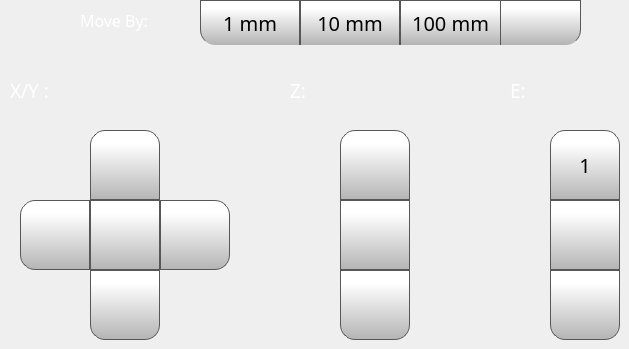
      <widget class="QWidget" name="motionTab">
       <attribute name="icon">
        <iconset>
         <normaloff>templates/img/Motion.png</normaloff>
         <normalon>templates/img/Motion_Selected.png</normalon>templates/img/Motion.png</iconset>
       </attribute>
       <attribute name="title">
        <string/>
       </attribute>
       <widget class="QPushButton" name="step1Button">
        <property name="geometry">
         <rect>
          <x>200</x>
          <y>0</y>
          <width>100</width>
          <height>45</height>
         </rect>
        </property>
        <property name="minimumSize">
         <size>
          <width>0</width>
          <height>0</height>
         </size>
        </property>
        <property name="font">
         <font>
          <family>Gotham</family>
          <pointsize>15</pointsize>
         </font>
        </property>
        <property name="styleSheet">
         <string notr="true">QPushButton {
     border: 1px solid rgb(87, 87, 87);
     border-bottom: none; /* no border for a flat push button */
border-bottom-left-radius: 15px;
	background-color: qlineargradient(spread:pad, x1:0, y1:1, x2:0, y2:0.188, stop:0 rgba(180, 180, 180, 255), stop:1 rgba(255, 255, 255, 255));
}

QPushButton:pressed {
    background-color: qlineargradient(x1: 0, y1: 0, x2: 0, y2: 1,
                                      stop: 0 #dadbde, stop: 1 #f6f7fa);
}

QPushButton:flat {
    border-bottom: none; /* no border for a flat push button */
    background-color: qlineargradient(x1: 0, y1: 0, x2: 0, y2: 1,
                                      stop: 0 #dadbde, stop: 1 #f6f7fa);
}

QPushButton:default {
    border-color: navy; /* make the default button prominent */
}

QPushButton:focus {
	outline: none;
}</string>
        </property>
        <property name="text">
         <string>1 mm</string>
        </property>
        <property name="iconSize">
         <size>
          <width>40</width>
          <height>40</height>
         </size>
        </property>
        <property name="checkable">
         <bool>false</bool>
        </property>
        <property name="autoDefault">
         <bool>false</bool>
        </property>
        <property name="default">
         <bool>false</bool>
        </property>
        <property name="flat">
         <bool>false</bool>
        </property>
       </widget>
       <widget class="QPushButton" name="step10Button">
        <property name="geometry">
         <rect>
          <x>300</x>
          <y>0</y>
          <width>100</width>
          <height>45</height>
         </rect>
        </property>
        <property name="minimumSize">
         <size>
          <width>0</width>
          <height>0</height>
         </size>
        </property>
        <property name="font">
         <font>
          <family>Gotham</family>
          <pointsize>15</pointsize>
         </font>
        </property>
        <property name="styleSheet">
         <string notr="true">QPushButton {
     border: 1px solid rgb(87, 87, 87);
     border-bottom: none; /* no border for a flat push button */

	background-color: qlineargradient(spread:pad, x1:0, y1:1, x2:0, y2:0.188, stop:0 rgba(180, 180, 180, 255), stop:1 rgba(255, 255, 255, 255));
}

QPushButton:pressed {
    background-color: qlineargradient(x1: 0, y1: 0, x2: 0, y2: 1,
                                      stop: 0 #dadbde, stop: 1 #f6f7fa);
}

QPushButton:flat {
    border-bottom: none; /* no border for a flat push button */
    background-color: qlineargradient(x1: 0, y1: 0, x2: 0, y2: 1,
                                      stop: 0 #dadbde, stop: 1 #f6f7fa);
}

QPushButton:default {
    border-color: navy; /* make the default button prominent */
}

QPushButton:focus {
	outline: none;
}</string>
        </property>
        <property name="text">
         <string>10 mm</string>
        </property>
        <property name="iconSize">
         <size>
          <width>40</width>
          <height>40</height>
         </size>
        </property>
        <property name="checkable">
         <bool>false</bool>
        </property>
        <property name="autoDefault">
         <bool>false</bool>
        </property>
        <property name="default">
         <bool>false</bool>
        </property>
        <property name="flat">
         <bool>false</bool>
        </property>
       </widget>
       <widget class="QPushButton" name="step100Button">
        <property name="geometry">
         <rect>
          <x>400</x>
          <y>0</y>
          <width>101</width>
          <height>45</height>
         </rect>
        </property>
        <property name="minimumSize">
         <size>
          <width>0</width>
          <height>0</height>
         </size>
        </property>
        <property name="font">
         <font>
          <family>Gotham</family>
          <pointsize>15</pointsize>
         </font>
        </property>
        <property name="styleSheet">
         <string notr="true">QPushButton {
     border: 1px solid rgb(87, 87, 87);
     border-bottom: none; /* no border for a flat push button */

	background-color: qlineargradient(spread:pad, x1:0, y1:1, x2:0, y2:0.188, stop:0 rgba(180, 180, 180, 255), stop:1 rgba(255, 255, 255, 255));
}

QPushButton:pressed {
    background-color: qlineargradient(x1: 0, y1: 0, x2: 0, y2: 1,
                                      stop: 0 #dadbde, stop: 1 #f6f7fa);
}

QPushButton:flat {
    border-bottom: none; /* no border for a flat push button */
    background-color: qlineargradient(x1: 0, y1: 0, x2: 0, y2: 1,
                                      stop: 0 #dadbde, stop: 1 #f6f7fa);
}

QPushButton:default {
    border-color: navy; /* make the default button prominent */
}

QPushButton:focus {
	outline: none;
}</string>
        </property>
        <property name="text">
         <string>100 mm</string>
        </property>
        <property name="iconSize">
         <size>
          <width>40</width>
          <height>40</height>
         </size>
        </property>
        <property name="checkable">
         <bool>true</bool>
        </property>
        <property name="checked">
         <bool>false</bool>
        </property>
        <property name="autoDefault">
         <bool>false</bool>
        </property>
        <property name="default">
         <bool>false</bool>
        </property>
        <property name="flat">
         <bool>false</bool>
        </property>
       </widget>
       <widget class="QPushButton" name="moveYPButton">
        <property name="geometry">
         <rect>
          <x>90</x>
          <y>130</y>
          <width>70</width>
          <height>70</height>
         </rect>
        </property>
        <property name="minimumSize">
         <size>
          <width>0</width>
          <height>0</height>
         </size>
        </property>
        <property name="font">
         <font>
          <family>Gotham</family>
          <pointsize>15</pointsize>
         </font>
        </property>
        <property name="styleSheet">
         <string notr="true">QPushButton {
     border: 1px solid rgb(87, 87, 87);

	background-color: qlineargradient(spread:pad, x1:0, y1:1, x2:0, y2:0.188, stop:0 rgba(180, 180, 180, 255), stop:1 rgba(255, 255, 255, 255));
	border-top-left-radius: 15px;
	border-top-right-radius: 15px;
}

QPushButton:pressed {
    background-color: qlineargradient(x1: 0, y1: 0, x2: 0, y2: 1,
                                      stop: 0 #dadbde, stop: 1 #f6f7fa);
}

QPushButton:flat {
    border: none; /* no border for a flat push button */
}

QPushButton:default {
    border-color: navy; /* make the default button prominent */
}
QPushButton:focus {
	outline: none;
}</string>
        </property>
        <property name="text">
         <string/>
        </property>
        <property name="icon">
         <iconset>
          <normaloff>templates/img/arrows.png</normaloff>templates/img/arrows.png</iconset>
        </property>
        <property name="iconSize">
         <size>
          <width>40</width>
          <height>40</height>
         </size>
        </property>
        <property name="checkable">
         <bool>false</bool>
        </property>
        <property name="autoDefault">
         <bool>false</bool>
        </property>
        <property name="default">
         <bool>false</bool>
        </property>
        <property name="flat">
         <bool>false</bool>
        </property>
       </widget>
       <widget class="QPushButton" name="moveYMButton">
        <property name="geometry">
         <rect>
          <x>90</x>
          <y>270</y>
          <width>70</width>
          <height>70</height>
         </rect>
        </property>
        <property name="minimumSize">
         <size>
          <width>0</width>
          <height>0</height>
         </size>
        </property>
        <property name="font">
         <font>
          <family>Gotham</family>
          <pointsize>15</pointsize>
         </font>
        </property>
        <property name="styleSheet">
         <string notr="true">QPushButton {
     border: 1px solid rgb(87, 87, 87);

	background-color: qlineargradient(spread:pad, x1:0, y1:1, x2:0, y2:0.188, stop:0 rgba(180, 180, 180, 255), stop:1 rgba(255, 255, 255, 255));
	border-bottom-left-radius: 15px;
	border-bottom-right-radius: 15px;
}

QPushButton:pressed {
    background-color: qlineargradient(x1: 0, y1: 0, x2: 0, y2: 1,
                                      stop: 0 #dadbde, stop: 1 #f6f7fa);
}

QPushButton:flat {
    border: none; /* no border for a flat push button */
}

QPushButton:default {
    border-color: navy; /* make the default button prominent */
}

QPushButton:focus {
	outline: none;
}</string>
        </property>
        <property name="text">
         <string/>
        </property>
        <property name="icon">
         <iconset>
          <normaloff>templates/img/arrows-5.png</normaloff>templates/img/arrows-5.png</iconset>
        </property>
        <property name="iconSize">
         <size>
          <width>40</width>
          <height>40</height>
         </size>
        </property>
        <property name="checkable">
         <bool>false</bool>
        </property>
        <property name="autoDefault">
         <bool>false</bool>
        </property>
        <property name="default">
         <bool>false</bool>
        </property>
        <property name="flat">
         <bool>false</bool>
        </property>
       </widget>
       <widget class="QPushButton" name="moveXPButton">
        <property name="geometry">
         <rect>
          <x>160</x>
          <y>200</y>
          <width>70</width>
          <height>70</height>
         </rect>
        </property>
        <property name="minimumSize">
         <size>
          <width>0</width>
          <height>0</height>
         </size>
        </property>
        <property name="font">
         <font>
          <family>Gotham</family>
          <pointsize>15</pointsize>
         </font>
        </property>
        <property name="styleSheet">
         <string notr="true">QPushButton {
     border: 1px solid rgb(87, 87, 87);

	background-color: qlineargradient(spread:pad, x1:0, y1:1, x2:0, y2:0.188, stop:0 rgba(180, 180, 180, 255), stop:1 rgba(255, 255, 255, 255));
	border-top-right-radius: 15px;
	border-bottom-right-radius: 15px;
}

QPushButton:pressed {
    background-color: qlineargradient(x1: 0, y1: 0, x2: 0, y2: 1,
                                      stop: 0 #dadbde, stop: 1 #f6f7fa);
}

QPushButton:flat {
    border: none; /* no border for a flat push button */
}

QPushButton:default {
    border-color: navy; /* make the default button prominent */
}

QPushButton:focus {
	outline: none;
}</string>
        </property>
        <property name="text">
         <string/>
        </property>
        <property name="icon">
         <iconset>
          <normaloff>templates/img/arrows-2.png</normaloff>templates/img/arrows-2.png</iconset>
        </property>
        <property name="iconSize">
         <size>
          <width>40</width>
          <height>40</height>
         </size>
        </property>
        <property name="checkable">
         <bool>false</bool>
        </property>
        <property name="autoDefault">
         <bool>false</bool>
        </property>
        <property name="default">
         <bool>false</bool>
        </property>
        <property name="flat">
         <bool>false</bool>
        </property>
       </widget>
       <widget class="QPushButton" name="moveXMButton">
        <property name="geometry">
         <rect>
          <x>20</x>
          <y>200</y>
          <width>70</width>
          <height>70</height>
         </rect>
        </property>
        <property name="minimumSize">
         <size>
          <width>0</width>
          <height>0</height>
         </size>
        </property>
        <property name="font">
         <font>
          <family>Gotham</family>
          <pointsize>15</pointsize>
         </font>
        </property>
        <property name="styleSheet">
         <string notr="true">QPushButton {
     border: 1px solid rgb(87, 87, 87);

	background-color: qlineargradient(spread:pad, x1:0, y1:1, x2:0, y2:0.188, stop:0 rgba(180, 180, 180, 255), stop:1 rgba(255, 255, 255, 255));
	border-top-left-radius: 15px;
	border-bottom-left-radius: 15px;
}

QPushButton:pressed {
    background-color: qlineargradient(x1: 0, y1: 0, x2: 0, y2: 1,
                                      stop: 0 #dadbde, stop: 1 #f6f7fa);
}

QPushButton:flat {
    border: none; /* no border for a flat push button */
}

QPushButton:default {
    border-color: navy; /* make the default button prominent */
}

QPushButton:focus {
	outline: none;
}</string>
        </property>
        <property name="text">
         <string/>
        </property>
        <property name="icon">
         <iconset>
          <normaloff>templates/img/arrows-4.png</normaloff>templates/img/arrows-4.png</iconset>
        </property>
        <property name="iconSize">
         <size>
          <width>40</width>
          <height>40</height>
         </size>
        </property>
        <property name="checkable">
         <bool>false</bool>
        </property>
        <property name="autoDefault">
         <bool>false</bool>
        </property>
        <property name="default">
         <bool>false</bool>
        </property>
        <property name="flat">
         <bool>false</bool>
        </property>
       </widget>
       <widget class="QPushButton" name="homeXYButton">
        <property name="geometry">
         <rect>
          <x>90</x>
          <y>200</y>
          <width>70</width>
          <height>70</height>
         </rect>
        </property>
        <property name="minimumSize">
         <size>
          <width>0</width>
          <height>0</height>
         </size>
        </property>
        <property name="font">
         <font>
          <family>Gotham</family>
          <pointsize>15</pointsize>
         </font>
        </property>
        <property name="styleSheet">
         <string notr="true">QPushButton {
     border: 1px solid rgb(87, 87, 87);

	background-color: qlineargradient(spread:pad, x1:0, y1:1, x2:0, y2:0.188, stop:0 rgba(180, 180, 180, 255), stop:1 rgba(255, 255, 255, 255));
}

QPushButton:pressed {
    background-color: qlineargradient(x1: 0, y1: 0, x2: 0, y2: 1,
                                      stop: 0 #dadbde, stop: 1 #f6f7fa);
}

QPushButton:flat {
    border: none; /* no border for a flat push button */
}

QPushButton:default {
    border-color: navy; /* make the default button prominent */
}

QPushButton:focus {
	outline: none;
}</string>
        </property>
        <property name="text">
         <string/>
        </property>
        <property name="icon">
         <iconset>
          <normaloff>templates/img/home-icon-silhouette.png</normaloff>templates/img/home-icon-silhouette.png</iconset>
        </property>
        <property name="iconSize">
         <size>
          <width>40</width>
          <height>40</height>
         </size>
        </property>
        <property name="checkable">
         <bool>false</bool>
        </property>
        <property name="autoDefault">
         <bool>false</bool>
        </property>
        <property name="default">
         <bool>false</bool>
        </property>
        <property name="flat">
         <bool>false</bool>
        </property>
       </widget>
       <widget class="QPushButton" name="homeZButton">
        <property name="geometry">
         <rect>
          <x>340</x>
          <y>200</y>
          <width>70</width>
          <height>70</height>
         </rect>
        </property>
        <property name="minimumSize">
         <size>
          <width>0</width>
          <height>0</height>
         </size>
        </property>
        <property name="font">
         <font>
          <family>Gotham</family>
          <pointsize>15</pointsize>
         </font>
        </property>
        <property name="styleSheet">
         <string notr="true">QPushButton {
     border: 1px solid rgb(87, 87, 87);

	background-color: qlineargradient(spread:pad, x1:0, y1:1, x2:0, y2:0.188, stop:0 rgba(180, 180, 180, 255), stop:1 rgba(255, 255, 255, 255));
}

QPushButton:pressed {
    background-color: qlineargradient(x1: 0, y1: 0, x2: 0, y2: 1,
                                      stop: 0 #dadbde, stop: 1 #f6f7fa);
}

QPushButton:flat {
    border: none; /* no border for a flat push button */
}

QPushButton:default {
    border-color: navy; /* make the default button prominent */
}

QPushButton:focus {
	outline: none;
}</string>
        </property>
        <property name="text">
         <string/>
        </property>
        <property name="icon">
         <iconset>
          <normaloff>templates/img/home-icon-silhouette.png</normaloff>templates/img/home-icon-silhouette.png</iconset>
        </property>
        <property name="iconSize">
         <size>
          <width>40</width>
          <height>40</height>
         </size>
        </property>
        <property name="checkable">
         <bool>false</bool>
        </property>
        <property name="autoDefault">
         <bool>false</bool>
        </property>
        <property name="default">
         <bool>false</bool>
        </property>
        <property name="flat">
         <bool>false</bool>
        </property>
       </widget>
       <widget class="QPushButton" name="motorOffButton">
        <property name="geometry">
         <rect>
          <x>500</x>
          <y>0</y>
          <width>81</width>
          <height>45</height>
         </rect>
        </property>
        <property name="minimumSize">
         <size>
          <width>0</width>
          <height>0</height>
         </size>
        </property>
        <property name="font">
         <font>
          <family>Gotham</family>
          <pointsize>15</pointsize>
         </font>
        </property>
        <property name="styleSheet">
         <string notr="true">QPushButton {
     border: 1px solid rgb(87, 87, 87);
     border-bottom: none; /* no border for a flat push button */
 border-bottom-right-radius: 15px;
	background-color: qlineargradient(spread:pad, x1:0, y1:1, x2:0, y2:0.188, stop:0 rgba(180, 180, 180, 255), stop:1 rgba(255, 255, 255, 255));
}

QPushButton:pressed {
    background-color: qlineargradient(x1: 0, y1: 0, x2: 0, y2: 1,
                                      stop: 0 #dadbde, stop: 1 #f6f7fa);
}

QPushButton:flat {
}

QPushButton:default {
    border-color: navy; /* make the default button prominent */
}

QPushButton:focus {
	outline: none;
}</string>
        </property>
        <property name="text">
         <string/>
        </property>
        <property name="icon">
         <iconset>
          <normaloff>templates/img/motor.png</normaloff>templates/img/motor.png</iconset>
        </property>
        <property name="iconSize">
         <size>
          <width>40</width>
          <height>40</height>
         </size>
        </property>
        <property name="checkable">
         <bool>false</bool>
        </property>
        <property name="autoDefault">
         <bool>false</bool>
        </property>
        <property name="default">
         <bool>false</bool>
        </property>
        <property name="flat">
         <bool>false</bool>
        </property>
       </widget>
       <widget class="QPushButton" name="moveZMButton">
        <property name="geometry">
         <rect>
          <x>340</x>
          <y>130</y>
          <width>70</width>
          <height>70</height>
         </rect>
        </property>
        <property name="minimumSize">
         <size>
          <width>0</width>
          <height>0</height>
         </size>
        </property>
        <property name="font">
         <font>
          <family>Gotham</family>
          <pointsize>15</pointsize>
         </font>
        </property>
        <property name="styleSheet">
         <string notr="true">QPushButton {
     border: 1px solid rgb(87, 87, 87);

	background-color: qlineargradient(spread:pad, x1:0, y1:1, x2:0, y2:0.188, stop:0 rgba(180, 180, 180, 255), stop:1 rgba(255, 255, 255, 255));
	border-top-left-radius: 15px;
	border-top-right-radius: 15px;
}

QPushButton:pressed {
    background-color: qlineargradient(x1: 0, y1: 0, x2: 0, y2: 1,
                                      stop: 0 #dadbde, stop: 1 #f6f7fa);
}

QPushButton:flat {
    border: none; /* no border for a flat push button */
}

QPushButton:default {
    border-color: navy; /* make the default button prominent */
}

QPushButton:focus {
	outline: none;
}</string>
        </property>
        <property name="text">
         <string/>
        </property>
        <property name="icon">
         <iconset>
          <normaloff>templates/img/arrows.png</normaloff>templates/img/arrows.png</iconset>
        </property>
        <property name="iconSize">
         <size>
          <width>40</width>
          <height>40</height>
         </size>
        </property>
        <property name="checkable">
         <bool>false</bool>
        </property>
        <property name="autoDefault">
         <bool>false</bool>
        </property>
        <property name="default">
         <bool>false</bool>
        </property>
        <property name="flat">
         <bool>false</bool>
        </property>
       </widget>
       <widget class="QPushButton" name="moveZPButton">
        <property name="geometry">
         <rect>
          <x>340</x>
          <y>270</y>
          <width>70</width>
          <height>70</height>
         </rect>
        </property>
        <property name="minimumSize">
         <size>
          <width>0</width>
          <height>0</height>
         </size>
        </property>
        <property name="font">
         <font>
          <family>Gotham</family>
          <pointsize>15</pointsize>
         </font>
        </property>
        <property name="styleSheet">
         <string notr="true">QPushButton {
     border: 1px solid rgb(87, 87, 87);

	background-color: qlineargradient(spread:pad, x1:0, y1:1, x2:0, y2:0.188, stop:0 rgba(180, 180, 180, 255), stop:1 rgba(255, 255, 255, 255));
	border-bottom-left-radius: 15px;
	border-bottom-right-radius: 15px;
}

QPushButton:pressed {
    background-color: qlineargradient(x1: 0, y1: 0, x2: 0, y2: 1,
                                      stop: 0 #dadbde, stop: 1 #f6f7fa);
}

QPushButton:flat {
    border: none; /* no border for a flat push button */
}

QPushButton:default {
    border-color: navy; /* make the default button prominent */
}

QPushButton:focus {
	outline: none;
}</string>
        </property>
        <property name="text">
         <string/>
        </property>
        <property name="icon">
         <iconset>
          <normaloff>templates/img/arrows-5.png</normaloff>templates/img/arrows-5.png</iconset>
        </property>
        <property name="iconSize">
         <size>
          <width>40</width>
          <height>40</height>
         </size>
        </property>
        <property name="checkable">
         <bool>false</bool>
        </property>
        <property name="autoDefault">
         <bool>false</bool>
        </property>
        <property name="default">
         <bool>false</bool>
        </property>
        <property name="flat">
         <bool>false</bool>
        </property>
       </widget>
       <widget class="QLabel" name="XYLabel">
        <property name="geometry">
         <rect>
          <x>10</x>
          <y>80</y>
          <width>70</width>
          <height>21</height>
         </rect>
        </property>
        <property name="font">
         <font>
          <family>Gotham Light</family>
          <pointsize>14</pointsize>
          <weight>50</weight>
          <bold>false</bold>
         </font>
        </property>
        <property name="styleSheet">
         <string notr="true">color: rgb(255, 255, 255);</string>
        </property>
        <property name="text">
         <string>X/Y :</string>
        </property>
       </widget>
       <widget class="QLabel" name="ZLabel">
        <property name="geometry">
         <rect>
          <x>290</x>
          <y>80</y>
          <width>31</width>
          <height>21</height>
         </rect>
        </property>
        <property name="font">
         <font>
          <family>Gotham Light</family>
          <pointsize>14</pointsize>
          <weight>50</weight>
          <bold>false</bold>
         </font>
        </property>
        <property name="styleSheet">
         <string notr="true">color: rgb(255, 255, 255);</string>
        </property>
        <property name="text">
         <string>Z:</string>
        </property>
       </widget>
       <widget class="QPushButton" name="retractButton">
        <property name="geometry">
         <rect>
          <x>550</x>
          <y>270</y>
          <width>70</width>
          <height>70</height>
         </rect>
        </property>
        <property name="minimumSize">
         <size>
          <width>0</width>
          <height>0</height>
         </size>
        </property>
        <property name="font">
         <font>
          <family>Gotham</family>
          <pointsize>15</pointsize>
         </font>
        </property>
        <property name="styleSheet">
         <string notr="true">QPushButton {
     border: 1px solid rgb(87, 87, 87);

	background-color: qlineargradient(spread:pad, x1:0, y1:1, x2:0, y2:0.188, stop:0 rgba(180, 180, 180, 255), stop:1 rgba(255, 255, 255, 255));
	border-bottom-left-radius: 15px;
	border-bottom-right-radius: 15px;
}

QPushButton:pressed {
    background-color: qlineargradient(x1: 0, y1: 0, x2: 0, y2: 1,
                                      stop: 0 #dadbde, stop: 1 #f6f7fa);
}

QPushButton:flat {
    border: none; /* no border for a flat push button */
}

QPushButton:default {
    border-color: navy; /* make the default button prominent */
}

QPushButton:focus {
	outline: none;
}</string>
        </property>
        <property name="text">
         <string/>
        </property>
        <property name="icon">
         <iconset>
          <normaloff>templates/img/remove.png</normaloff>templates/img/remove.png</iconset>
        </property>
        <property name="iconSize">
         <size>
          <width>40</width>
          <height>40</height>
         </size>
        </property>
        <property name="checkable">
         <bool>false</bool>
        </property>
        <property name="autoDefault">
         <bool>false</bool>
        </property>
        <property name="default">
         <bool>false</bool>
        </property>
        <property name="flat">
         <bool>false</bool>
        </property>
       </widget>
       <widget class="QPushButton" name="extruderButton">
        <property name="geometry">
         <rect>
          <x>550</x>
          <y>200</y>
          <width>70</width>
          <height>70</height>
         </rect>
        </property>
        <property name="minimumSize">
         <size>
          <width>0</width>
          <height>0</height>
         </size>
        </property>
        <property name="font">
         <font>
          <family>Gotham</family>
          <pointsize>15</pointsize>
         </font>
        </property>
        <property name="styleSheet">
         <string notr="true">QPushButton {
     border: 1px solid rgb(87, 87, 87);

	background-color: qlineargradient(spread:pad, x1:0, y1:1, x2:0, y2:0.188, stop:0 rgba(180, 180, 180, 255), stop:1 rgba(255, 255, 255, 255));

}

QPushButton:pressed {
    background-color: qlineargradient(x1: 0, y1: 0, x2: 0, y2: 1,
                                      stop: 0 #dadbde, stop: 1 #f6f7fa);
}

QPushButton:flat {
    border: none; /* no border for a flat push button */
}

QPushButton:default {
    border-color: navy; /* make the default button prominent */
}

QPushButton:focus {
	outline: none;
}</string>
        </property>
        <property name="text">
         <string/>
        </property>
        <property name="icon">
         <iconset>
          <normaloff>templates/img/add.png</normaloff>templates/img/add.png</iconset>
        </property>
        <property name="iconSize">
         <size>
          <width>40</width>
          <height>40</height>
         </size>
        </property>
        <property name="checkable">
         <bool>false</bool>
        </property>
        <property name="autoDefault">
         <bool>false</bool>
        </property>
        <property name="default">
         <bool>false</bool>
        </property>
        <property name="flat">
         <bool>false</bool>
        </property>
       </widget>
       <widget class="QLabel" name="ELabel">
        <property name="geometry">
         <rect>
          <x>510</x>
          <y>80</y>
          <width>31</width>
          <height>21</height>
         </rect>
        </property>
        <property name="font">
         <font>
          <family>Gotham Light</family>
          <pointsize>14</pointsize>
          <weight>50</weight>
          <bold>false</bold>
         </font>
        </property>
        <property name="styleSheet">
         <string notr="true">color: rgb(255, 255, 255);</string>
        </property>
        <property name="text">
         <string>E:</string>
        </property>
       </widget>
       <widget class="QLabel" name="moveByLabel">
        <property name="geometry">
         <rect>
          <x>80</x>
          <y>10</y>
          <width>111</width>
          <height>21</height>
         </rect>
        </property>
        <property name="font">
         <font>
          <family>Gotham Light</family>
          <pointsize>12</pointsize>
          <weight>50</weight>
          <bold>false</bold>
         </font>
        </property>
        <property name="styleSheet">
         <string notr="true">color: rgb(255, 255, 255);</string>
        </property>
        <property name="text">
         <string>Move By:</string>
        </property>
       </widget>
       <widget class="QPushButton" name="toolToggleMotionButton">
        <property name="geometry">
         <rect>
          <x>550</x>
          <y>130</y>
          <width>70</width>
          <height>70</height>
         </rect>
        </property>
        <property name="minimumSize">
         <size>
          <width>0</width>
          <height>0</height>
         </size>
        </property>
        <property name="font">
         <font>
          <family>Gotham</family>
          <pointsize>15</pointsize>
         </font>
        </property>
        <property name="styleSheet">
         <string notr="true">QPushButton {
     border: 1px solid rgb(87, 87, 87);
 border-top-right-radius:15px;
 border-top-left-radius:15px;
	background-color: qlineargradient(spread:pad, x1:0, y1:1, x2:0, y2:0.188, stop:0 rgba(180, 180, 180, 255), stop:1 rgba(255, 255, 255, 255));
}

QPushButton:pressed {
    background-color: qlineargradient(x1: 0, y1: 0, x2: 0, y2: 1,
                                      stop: 0 #dadbde, stop: 1 #f6f7fa);
}

QPushButton:flat {
    border: none; /* no border for a flat push button */
}

QPushButton:default {
    border-color: navy; /* make the default button prominent */
}

QPushButton:focus {
	outline: none;
}</string>
        </property>
        <property name="text">
         <string>1</string>
        </property>
        <property name="icon">
         <iconset>
          <normaloff>templates/img/NozzleSelect.png</normaloff>templates/img/NozzleSelect.png</iconset>
        </property>
        <property name="iconSize">
         <size>
          <width>30</width>
          <height>30</height>
         </size>
        </property>
        <property name="checkable">
         <bool>true</bool>
        </property>
        <property name="checked">
         <bool>false</bool>
        </property>
        <property name="autoDefault">
         <bool>false</bool>
        </property>
        <property name="default">
         <bool>false</bool>
        </property>
        <property name="flat">
         <bool>false</bool>
        </property>
       </widget>
       <zorder>moveByLabel</zorder>
       <zorder>step1Button</zorder>
       <zorder>step10Button</zorder>
       <zorder>step100Button</zorder>
       <zorder>moveYPButton</zorder>
       <zorder>moveYMButton</zorder>
       <zorder>moveXPButton</zorder>
       <zorder>moveXMButton</zorder>
       <zorder>homeXYButton</zorder>
       <zorder>homeZButton</zorder>
       <zorder>motorOffButton</zorder>
       <zorder>moveZMButton</zorder>
       <zorder>moveZPButton</zorder>
       <zorder>XYLabel</zorder>
       <zorder>ZLabel</zorder>
       <zorder>retractButton</zorder>
       <zorder>extruderButton</zorder>
       <zorder>ELabel</zorder>
       <zorder>toolToggleMotionButton</zorder>
      </widget>
